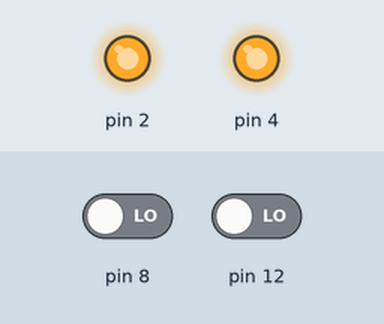
The sketch below on a simulated Arduino Uno, built with avr-gcc and run on an emulated ATmega328P. On the bench: output pins drawn as LEDs (lit = HIGH). Inputs (shaded band) come from the test bench; at power-on: pin 8 LOW, pin 12 LOW. What the sketch prints to the serial monitor is not drawn.

Above: at 1.2 s.
1.3 s: pin 8 driven HIGH
At 2.0 s:
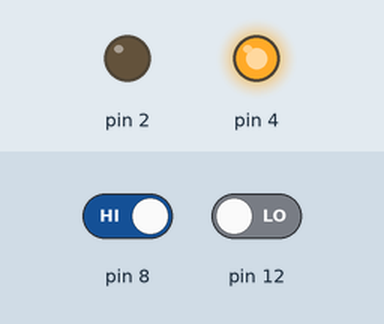
2.8 s: pin 12 driven HIGH
At 3.2 s:
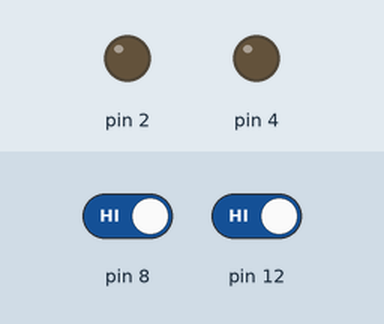
4.3 s: pin 8 driven LOW
At 5.5 s:
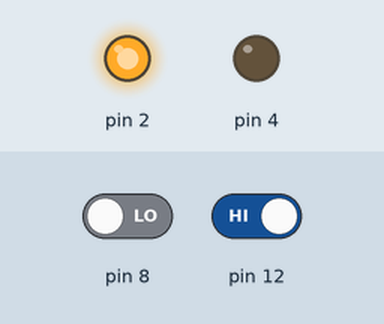
5.8 s: pin 12 driven LOW
At 6.7 s:
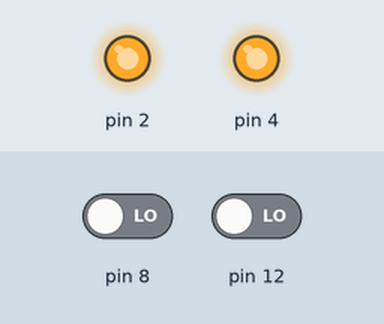
Timing chart, 0 to 8.3 s (numbered marks = the images above; inputs shaded):
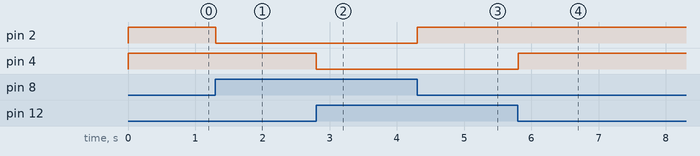

Measured:
- after the input at 1.3 s, pin 2: HIGH → LOW at once
- after the input at 2.8 s, pin 4: HIGH → LOW at once
- after the input at 4.3 s, pin 2: LOW → HIGH at once
- after the input at 5.8 s, pin 4: LOW → HIGH at once

The sketch:

cuing_device.ino
```cpp
void setup() {
  DDRB &= ~B00010001; // IN(BUTTON),  pin8, 12
  DDRD |=  B00010100; // OUT(LED),    pin2, 4
  Serial.begin(19200);
}

void loop() {
  while(1) {
    if((PINB & _BV(0)) != 0)  { PORTD &= ~_BV(2); }
    else                      { PORTD |=  _BV(2); }

    if((PINB & _BV(4)) != 0)  { PORTD &= ~_BV(4); }
    else                      { PORTD |=  _BV(4); }
   Serial.println(PORTD);
  }
}
```
